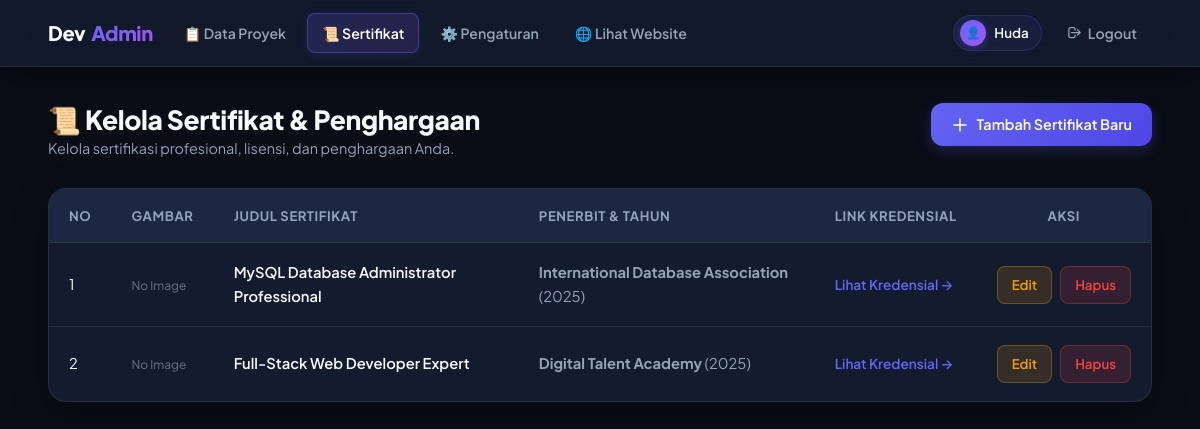
/admin/sertifikat.php (signed in), run on the app's committed database.
### tables this page shows
CREATE TABLE IF NOT EXISTS `certificates` (
  `id` INT(11) NOT NULL AUTO_INCREMENT,
  `judul` VARCHAR(150) NOT NULL,
  `penerbit` VARCHAR(100) NOT NULL,
  `tahun` VARCHAR(20) NOT NULL,
  `deskripsi` TEXT DEFAULT NULL,
  `gambar` VARCHAR(255) NOT NULL,
  `link_kredensial` VARCHAR(255) DEFAULT NULL,
  `created_at` DATETIME DEFAULT CURRENT_TIMESTAMP,
  PRIMARY KEY (`id`)
);

### admin/sertifikat.php (the view, shortened to what this page needs)
<?php
require_once '../koneksi.php';
$nama_admin = $_SESSION['admin_username'] ?? 'Admin';
$certificates = [];
try {
    $stmt = $pdo->prepare("SELECT * FROM certificates ORDER BY id DESC");
    $stmt->execute();
    $certificates = $stmt->fetchAll();
    $stmtAdmin = $pdo->prepare("SELECT * FROM admin WHERE id = :id LIMIT 1");
    $admin_id = $_SESSION['admin_id'] ?? 1;
    $stmtAdmin->bindParam(':id', $admin_id, PDO::PARAM_INT);
    $stmtAdmin->execute();
    $admin_data = $stmtAdmin->fetch();
    if ($admin_data && !empty($admin_data['nama_lengkap'])) {
        $nama_admin = $admin_data['nama_lengkap'];
    }
} catch (PDOException $e) {
    $error = "Terjadi kesalahan saat mengambil data sertifikat: " . $e->getMessage();
}
?>
<!DOCTYPE html>
<html lang="id">
<head>
    <link rel="stylesheet" href="../assets/css/admin.css">
</head>
<body>
    <nav class="admin-navbar">
        <div class="admin-nav-container">
            <a href="index.php" class="admin-logo">
                Dev<span>Admin</span>
            </a>
            <ul class="admin-nav-links" id="adminNavMenu">
                <li><a href="index.php">📋 Data Proyek</a></li>
                <li><a href="sertifikat.php" class="active">📜 Sertifikat</a></li>
                <li><a href="pengaturan.php">⚙️ Pengaturan</a></li>
                <li><a href="../index.php" target="_blank">🌐 Lihat Website</a></li>
                <li class="nav-user-item">
                    <div class="user-info">
                        <div class="user-avatar-badge">
                            <div class="user-avatar-icon">👤</div>
                            <span class="user-name"><?= htmlspecialchars((string)$nama_admin); ?></span>
                        </div>
                        <a href="logout.php" class="btn-logout" title="Keluar dari Panel Admin">
                            <svg width="15" height="15" fill="none" stroke="currentColor" viewBox="0 0 24 24">
                                <path stroke-linecap="round" stroke-linejoin="round" stroke-width="2" d="M17 16l4-4m0 0l-4-4m4 4H7m6 4v1a3 3 0 01-3 3H6a3 3 0 01-3-3V7a3 3 0 013-3h4a3 3 0 013 3v1"/>
                            </svg>
                            <span>Logout</span>
                        </a>
                    </div>
                </li>
            </ul>
        </div>
    </nav>
    <main class="admin-main">
        <div class="admin-header-action">
            <div>
                <h1 class="admin-title">📜 Kelola Sertifikat & Penghargaan</h1>
                <p style="color: var(--text-muted); font-size: 0.9rem;">Kelola sertifikasi profesional, lisensi, dan penghargaan Anda.</p>
            </div>
            <a href="sertifikat_tambah.php" class="btn-primary">
                <svg width="18" height="18" fill="none" stroke="currentColor" viewBox="0 0 24 24">
                    <path stroke-linecap="round" stroke-linejoin="round" stroke-width="2" d="M12 4v16m8-8H4"/>
                </svg>
                Tambah Sertifikat Baru
            </a>
        </div>
        <div class="table-card">
            <div class="table-responsive">
                <table class="admin-table">
                    <thead>
                        <tr>
                            <th>No</th>
                            <th>Gambar</th>
                            <th>Judul Sertifikat</th>
                            <th>Penerbit &amp; Tahun</th>
                            <th>Link Kredensial</th>
                            <th style="text-align: center;">Aksi</th>
                        </tr>
                    </thead>
                    <tbody>
                        <?php if (count($certificates) > 0): ?>
                            <?php $no = 1; foreach ($certificates as $cert): ?>
                                <tr>
                                    <td data-label="No"><?= $no++; ?></td>
                                    <td data-label="Gambar">
                                        <?php
                                            $img_file = '../assets/uploads/' . $cert['gambar'];
                                            if (!empty($cert['gambar']) && file_exists($img_file)):
                                        ?>
                                            <img src="<?= htmlspecialchars($img_file); ?>" alt="Thumb" class="thumb-preview">
                                        <?php else: ?>
                                            <span style="font-size: 0.75rem; color: var(--text-dim);">No Image</span>
                                        <?php endif; ?>
                                    </td>
                                    <td data-label="Judul Sertifikat" style="font-weight: 600; color: var(--text-main);">
                                        <?= htmlspecialchars($cert['judul']); ?>
                                    </td>
                                    <td data-label="Penerbit & Tahun" style="color: var(--text-muted);">
                                        <strong><?= htmlspecialchars($cert['penerbit']); ?></strong> (<?= htmlspecialchars($cert['tahun']); ?>)
                                    </td>
                                    <td data-label="Link Kredensial">
                                        <?php if (!empty($cert['link_kredensial'])): ?>
                                            <a href="<?= htmlspecialchars($cert['link_kredensial']); ?>" target="_blank" style="color: var(--primary); text-decoration: none; font-size: 0.85rem; font-weight: 600;">
                                                Lihat Kredensial &rarr;
                                            </a>
                                        <?php else: ?>
                                            <span style="color: var(--text-dim); font-size: 0.85rem;">-</span>
                                        <?php endif; ?>
                                    </td>
                                    <td data-label="Aksi" style="text-align: center;">
                                        <div class="action-buttons">
                                            <a href="sertifikat_edit.php?id=<?= $cert['id']; ?>" class="btn-edit">Edit</a>
                                            <a href="sertifikat_hapus.php?id=<?= $cert['id']; ?>" class="btn-delete" onclick="return confirm('Apakah Anda yakin ingin menghapus sertifikat ini?');">Hapus</a>
                                        </div>
                                    </td>
                                </tr>
                            <?php endforeach; ?>
                        <?php endif; ?>
                    </tbody>
                </table>
            </div>
        </div>
    </main>
</body>
</html>

### data on the page
certificates: gambar "No Image", judul "MySQL Database Administrator Professional", penerbit "International Database Association", tahun "2025"
certificates: gambar "No Image", judul "Full-Stack Web Developer Expert", penerbit "Digital Talent Academy", tahun "2025"

### other printed values
$nama_admin "Huda"
